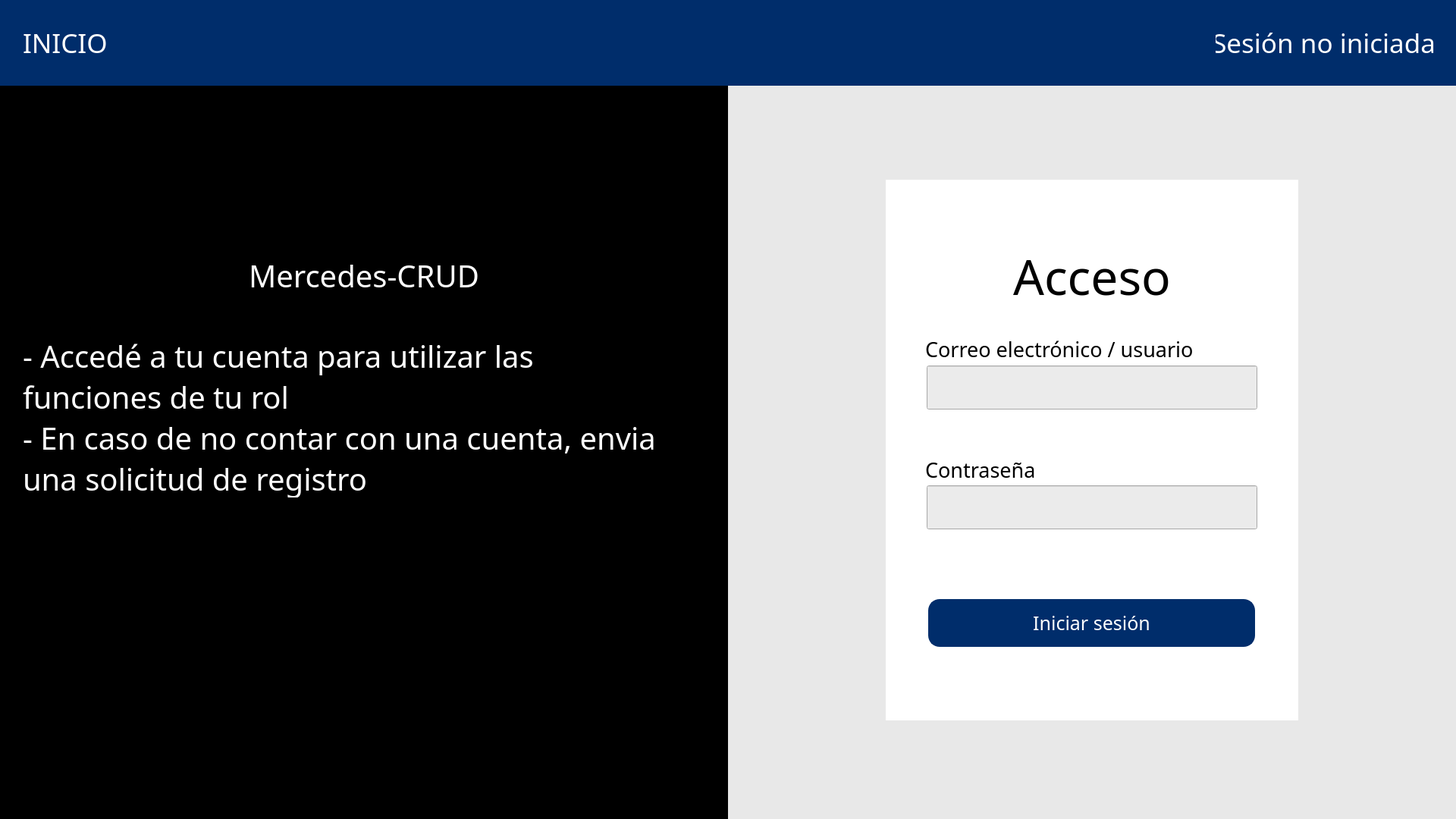
<?xml version="1.0" encoding="UTF-8"?>
<ui version="4.0">
 <class>Widget</class>
 <widget class="QWidget" name="Widget">
  <property name="geometry">
   <rect>
    <x>0</x>
    <y>0</y>
    <width>1920</width>
    <height>1080</height>
   </rect>
  </property>
  <property name="windowTitle">
   <string>Widget</string>
  </property>
  <widget class="QLabel" name="label">
   <property name="geometry">
    <rect>
     <x>0</x>
     <y>113</y>
     <width>960</width>
     <height>967</height>
    </rect>
   </property>
   <property name="styleSheet">
    <string notr="true">background-color: rgba(0, 0, 0, 1); </string>
   </property>
   <property name="text">
    <string/>
   </property>
   <property name="pixmap">
    <pixmap>mercedes.png</pixmap>
   </property>
   <property name="scaledContents">
    <bool>true</bool>
   </property>
  </widget>
  <widget class="QLabel" name="label_2">
   <property name="geometry">
    <rect>
     <x>0</x>
     <y>113</y>
     <width>960</width>
     <height>967</height>
    </rect>
   </property>
   <property name="styleSheet">
    <string notr="true">background-color: rgba(0, 0, 0, 0.5); </string>
   </property>
   <property name="text">
    <string/>
   </property>
   <property name="scaledContents">
    <bool>false</bool>
   </property>
  </widget>
  <widget class="QLabel" name="label_3">
   <property name="geometry">
    <rect>
     <x>0</x>
     <y>0</y>
     <width>1920</width>
     <height>113</height>
    </rect>
   </property>
   <property name="styleSheet">
    <string notr="true">background-color: rgb(0, 45, 107);</string>
   </property>
   <property name="text">
    <string/>
   </property>
   <property name="scaledContents">
    <bool>false</bool>
   </property>
  </widget>
  <widget class="QLabel" name="label_4">
   <property name="geometry">
    <rect>
     <x>960</x>
     <y>113</y>
     <width>960</width>
     <height>967</height>
    </rect>
   </property>
   <property name="styleSheet">
    <string notr="true">background-color: #e8e8e8; </string>
   </property>
   <property name="text">
    <string/>
   </property>
   <property name="scaledContents">
    <bool>false</bool>
   </property>
  </widget>
  <widget class="QLabel" name="label_5">
   <property name="geometry">
    <rect>
     <x>918</x>
     <y>14</y>
     <width>85</width>
     <height>85</height>
    </rect>
   </property>
   <property name="styleSheet">
    <string notr="true"/>
   </property>
   <property name="text">
    <string/>
   </property>
   <property name="pixmap">
    <pixmap>logo.png</pixmap>
   </property>
   <property name="scaledContents">
    <bool>true</bool>
   </property>
  </widget>
  <widget class="QLabel" name="label_6">
   <property name="geometry">
    <rect>
     <x>1168</x>
     <y>237</y>
     <width>544</width>
     <height>713</height>
    </rect>
   </property>
   <property name="styleSheet">
    <string notr="true">background-color: white;</string>
   </property>
   <property name="text">
    <string/>
   </property>
   <property name="scaledContents">
    <bool>false</bool>
   </property>
  </widget>
  <widget class="QLabel" name="label_7">
   <property name="geometry">
    <rect>
     <x>1330</x>
     <y>326</y>
     <width>220</width>
     <height>76</height>
    </rect>
   </property>
   <property name="font">
    <font>
     <family>icon-ui</family>
     <pointsize>48</pointsize>
    </font>
   </property>
   <property name="styleSheet">
    <string notr="true">color: black;</string>
   </property>
   <property name="text">
    <string>Acceso</string>
   </property>
   <property name="alignment">
    <set>Qt::AlignmentFlag::AlignCenter</set>
   </property>
  </widget>
  <widget class="QLabel" name="label_8">
   <property name="geometry">
    <rect>
     <x>1220</x>
     <y>444</y>
     <width>355</width>
     <height>32</height>
    </rect>
   </property>
   <property name="font">
    <font>
     <family>icon-ui</family>
     <pointsize>20</pointsize>
    </font>
   </property>
   <property name="styleSheet">
    <string notr="true">color:black;</string>
   </property>
   <property name="text">
    <string>Correo electrónico / usuario</string>
   </property>
   <property name="alignment">
    <set>Qt::AlignmentFlag::AlignLeading|Qt::AlignmentFlag::AlignLeft|Qt::AlignmentFlag::AlignVCenter</set>
   </property>
  </widget>
  <widget class="QLabel" name="label_9">
   <property name="geometry">
    <rect>
     <x>1220</x>
     <y>603</y>
     <width>355</width>
     <height>32</height>
    </rect>
   </property>
   <property name="font">
    <font>
     <family>icon-ui</family>
     <pointsize>20</pointsize>
    </font>
   </property>
   <property name="styleSheet">
    <string notr="true">color:black;</string>
   </property>
   <property name="text">
    <string>Contraseña</string>
   </property>
   <property name="alignment">
    <set>Qt::AlignmentFlag::AlignLeading|Qt::AlignmentFlag::AlignLeft|Qt::AlignmentFlag::AlignVCenter</set>
   </property>
  </widget>
  <widget class="QLineEdit" name="lineEdit">
   <property name="geometry">
    <rect>
     <x>1222</x>
     <y>482</y>
     <width>436</width>
     <height>58</height>
    </rect>
   </property>
   <property name="styleSheet">
    <string notr="true">color:black;
background-color: rgb(235, 235, 235);</string>
   </property>
  </widget>
  <widget class="QLineEdit" name="lineEdit_2">
   <property name="geometry">
    <rect>
     <x>1222</x>
     <y>640</y>
     <width>436</width>
     <height>58</height>
    </rect>
   </property>
   <property name="styleSheet">
    <string notr="true">background-color: rgb(235, 235, 235);
color:black;</string>
   </property>
  </widget>
  <widget class="QPushButton" name="botonIniciar">
   <property name="geometry">
    <rect>
     <x>1224</x>
     <y>790</y>
     <width>431</width>
     <height>63</height>
    </rect>
   </property>
   <property name="font">
    <font>
     <family>icon-ui</family>
     <pointsize>19</pointsize>
    </font>
   </property>
   <property name="styleSheet">
    <string notr="true">background-color: rgb(0, 45, 107);
color: white;

border: 2px solid #002d6b;
border-radius: 15px; /* Bordes redondeados */
padding: 5px;</string>
   </property>
   <property name="text">
    <string>Iniciar sesión</string>
   </property>
  </widget>
  <widget class="QLabel" name="label_10">
   <property name="geometry">
    <rect>
     <x>328</x>
     <y>340</y>
     <width>304</width>
     <height>47</height>
    </rect>
   </property>
   <property name="font">
    <font>
     <family>icon-ui</family>
     <pointsize>30</pointsize>
    </font>
   </property>
   <property name="styleSheet">
    <string notr="true">color: white;</string>
   </property>
   <property name="text">
    <string>Mercedes-CRUD</string>
   </property>
   <property name="alignment">
    <set>Qt::AlignmentFlag::AlignCenter</set>
   </property>
  </widget>
  <widget class="QLabel" name="label_11">
   <property name="geometry">
    <rect>
     <x>30</x>
     <y>444</y>
     <width>930</width>
     <height>212</height>
    </rect>
   </property>
   <property name="font">
    <font>
     <family>icon-ui</family>
     <pointsize>30</pointsize>
    </font>
   </property>
   <property name="styleSheet">
    <string notr="true">color:white;</string>
   </property>
   <property name="text">
    <string>- Accedé a tu cuenta para utilizar las 
funciones de tu rol 
- En caso de no contar con una cuenta, envia 
una solicitud de registro</string>
   </property>
   <property name="alignment">
    <set>Qt::AlignmentFlag::AlignLeading|Qt::AlignmentFlag::AlignLeft|Qt::AlignmentFlag::AlignVCenter</set>
   </property>
  </widget>
  <widget class="QLabel" name="label_12">
   <property name="geometry">
    <rect>
     <x>30</x>
     <y>36</y>
     <width>111</width>
     <height>41</height>
    </rect>
   </property>
   <property name="font">
    <font>
     <family>icon-ui</family>
     <pointsize>26</pointsize>
    </font>
   </property>
   <property name="styleSheet">
    <string notr="true">color: white;</string>
   </property>
   <property name="text">
    <string>INICIO</string>
   </property>
   <property name="alignment">
    <set>Qt::AlignmentFlag::AlignLeading|Qt::AlignmentFlag::AlignLeft|Qt::AlignmentFlag::AlignVCenter</set>
   </property>
  </widget>
  <widget class="QLabel" name="label_13">
   <property name="geometry">
    <rect>
     <x>1603</x>
     <y>36</y>
     <width>290</width>
     <height>41</height>
    </rect>
   </property>
   <property name="font">
    <font>
     <family>icon-ui</family>
     <pointsize>26</pointsize>
    </font>
   </property>
   <property name="styleSheet">
    <string notr="true">color: white;</string>
   </property>
   <property name="text">
    <string>Sesión no iniciada</string>
   </property>
   <property name="alignment">
    <set>Qt::AlignmentFlag::AlignRight|Qt::AlignmentFlag::AlignTrailing|Qt::AlignmentFlag::AlignVCenter</set>
   </property>
  </widget>
  <zorder>label_4</zorder>
  <zorder>label</zorder>
  <zorder>label_2</zorder>
  <zorder>label_3</zorder>
  <zorder>label_5</zorder>
  <zorder>label_6</zorder>
  <zorder>label_7</zorder>
  <zorder>lineEdit</zorder>
  <zorder>lineEdit_2</zorder>
  <zorder>label_8</zorder>
  <zorder>label_9</zorder>
  <zorder>botonIniciar</zorder>
  <zorder>label_10</zorder>
  <zorder>label_11</zorder>
  <zorder>label_12</zorder>
  <zorder>label_13</zorder>
 </widget>
 <resources/>
 <connections/>
</ui>
